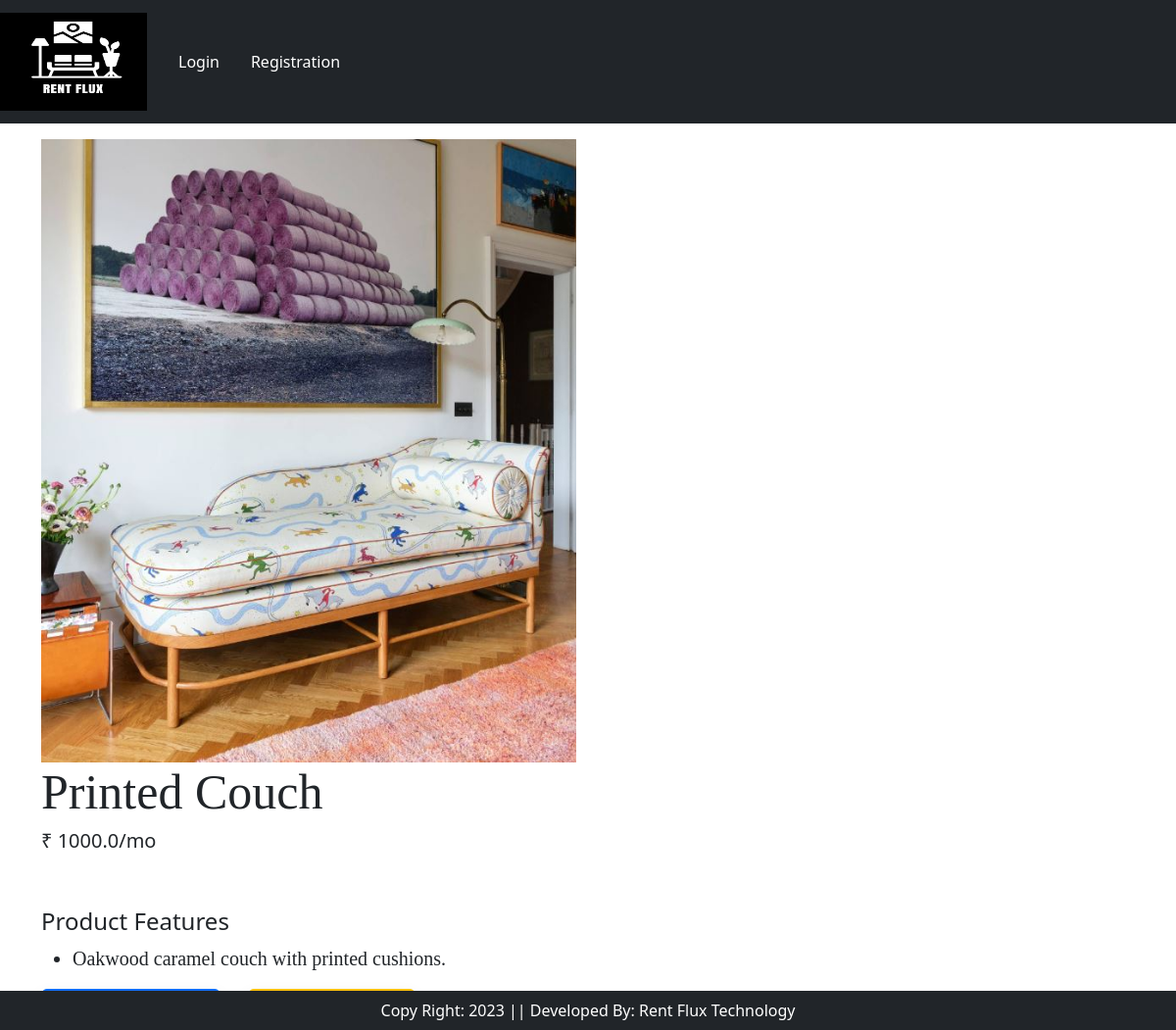
Screenshot of /product-detail/1 with the database file from the repository.
### app/models.py (models this page shows, shortened)
class Products(models.Model):
    tittle = models.CharField(max_length=100)
    rent_price = models.FloatField()
    description = models.TextField()
    category = models.CharField(choices=CATEGORY_CHOICES, max_length=2)
    product_image = models.ImageField(upload_to='product')

### app/views.py (the view)
# urls.py: path("product-detail/<int:pk>", views.ProductDetailView.as_view(),name='product-detail'),
class ProductDetailView(View):
    def get(self,request,pk):
        product = Products.objects.get(pk=pk)
        return render(request, 'app/productdetail.html',locals())

### app/templates/app/productdetail.html (shortened to what this page needs)
{% extends 'app/base.html' %}
{% load static %}
{% block main-content %}
    <div class="container">
        <div class="row flex justify-content-between">
            <img src="{{product.product_image.url}}" class="image col-xs-3 col-sm-7 col-lg-7 mt-3 text-sm-center w-50 h-50" alt="">
        </div>
        <div class="productdetail col-lg-5">
            <h1 style="font-family: Georgia; font-size: 50px;">{{product.tittle}}</h1>
            <h5>₹ {{product.rent_price}}/mo</h5>
            <br><br><h4>Product Features</h4>
            <ul class="fs-5" style="font-family: Rajdhani;">
                <li>
                    {{product.description}}
                </li>
            </ul>
                <form action="/add-to-cart" class="d-inline">
                <button type="submit" class="btn btn-primary shadow px-5 py-2">
                </button>
            </form>
                <a href="{% url 'showcart' %}" class="btn btn-warning shadow px-5 py-2 ms-4">
                </a>
            </div>
        </div>
{% endblock main-content %}

### rows the page displays
Products: product_image (picture), tittle "Printed Couch", rent_price "1000.0", description "Oakwood caramel couch with printed cushions."
